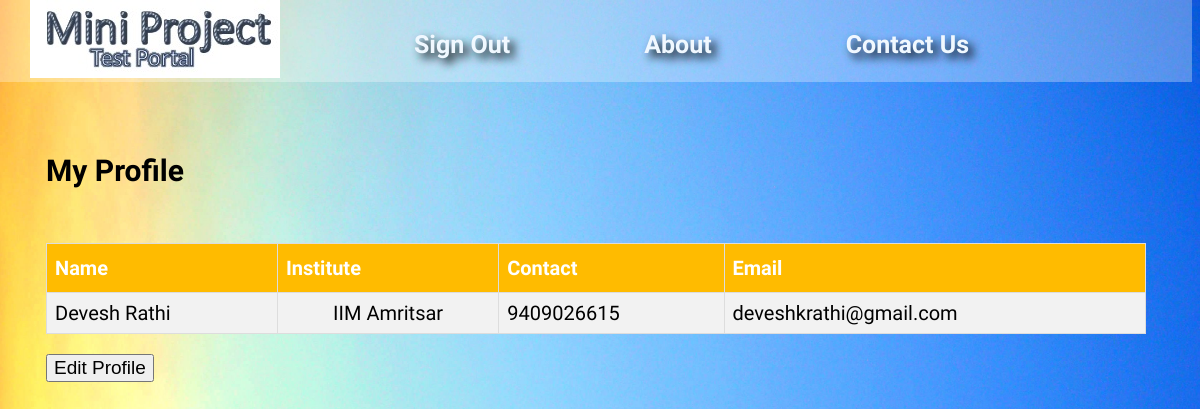
The app's page /myprofile.php (signed in) with its own data.
### tables this page shows
CREATE TABLE `user_login` (
  `id` int(11) NOT NULL,
  `loginid` varchar(20) NOT NULL,
  `pass` varchar(20) NOT NULL,
  `utype` varchar(10) NOT NULL,
  `firstname` varchar(20) NOT NULL,
  `lastname` varchar(20) NOT NULL,
  `institute` varchar(30) NOT NULL,
  `email` varchar(50) NOT NULL,
  `contact` varchar(10) NOT NULL
);

### myprofile.php (the view, shortened to what this page needs)
<!doctype html>
<html id="html">
<head>
	<link href="header.css" rel="stylesheet">
</head>
<div class="top">
		<a id="logo" href="index.php"><img src="logo.jpg"></a>
		<a id="link1" href="signout.php"><strong>Sign Out</strong></a>
		<a id="link1" href="about.php"><strong>About</strong></a>
		<a id="link1" href="contactus.php"><strong>Contact Us</strong></a>
	</div>
<body>
	<div class="body">
		<h2>My Profile</h2>
		<?php
			include("header.php");
			include("database.php");
			extract($_SESSION);
			if (!isset($_SESSION[loginid]))
			{
				header("location:index.php");
			}
			else if (isset($_SESSION[loginid]))
			{
				$sr = mysql_query("select s.firstname, s.lastname, s.institute, s.contact, s.email from user_login s where s.loginid='$loginid'",$cn) or die(mysql_error());
				echo "<table id=table><th>Name <th> Institute <th> Contact <th> Email";
				while($row=mysql_fetch_row($sr))
				{
					echo "<tr><td>$row[0] $row[1] <td align=center> $row[2] <td> $row[3] <td> $row[4]";
				}
				echo "</table>";
			}
			else
				echo " Problem";
		?>
		<form name ="form1" method="post" action="Update.php" >
			<input class="input" name="submit" type="submit" id="submit" value="Edit Profile">
		</form>
	</div>
</body>
</html>

### header.css (style rules this page uses)
#html { font-family: 'Play', sans-serif; background-image: url(background.JPG); background-size: 100%; background-repeat: repeat; }
.top { background-color:rgba(255,255,255,0.3); }
#logo { margin-left: 30px; }
#link1 { vertical-align: 25px; text-shadow: 5px 5px 10px black; font-size: 25px; margin-left: 100px; padding-left: 30px; text-decoration: none; color: aliceblue; }
#table { border-collapse: collapse; width: 100%; }
#table td, #table th { border: 1px solid #ddd; padding: 8px; }
#table tr:nth-child(even) { background-color: #f2f2f2; }
#table th { padding-top: 12px; padding-bottom: 12px; text-align: left; background-color: rgba(255, 187, 0,1); color: white; }
.body { margin-top: 16px ; margin-bottom: 16px; margin-left: 16px; margin-right: 16px; padding-left: 30px; padding-top: 30px; padding-bottom: 30px; padding-right: 30px; font-family: 'Play', sans-serif; font-size: 20px; }
.input { font-size: 19px; }

### records on screen
user_login: firstname "Devesh", lastname "Rathi", institute "IIM Amritsar", contact "9409026615", email "deveshkrathi@gmail.com"
